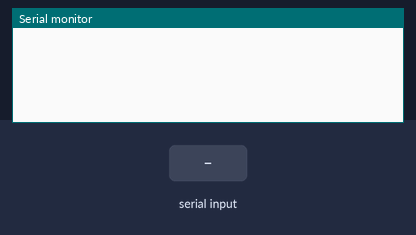
Recording of a sketch running on a simulated Arduino Uno, built with avr-gcc and run on an emulated ATmega328P. Parts: the last lines printed to the serial monitor. Inputs (shaded band) come from the test bench.

Above: at 1.2 s.
1.3 s: "A\n" received over Serial
At 3.5 s:
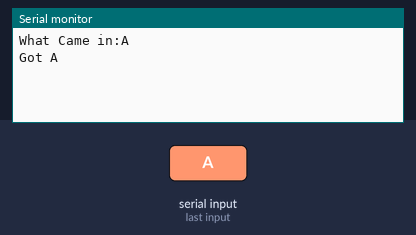
3.8 s: "B\n" received over Serial
At 5.4 s:
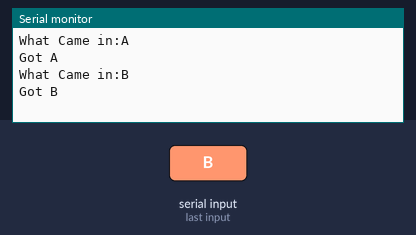
6.3 s: "C\n" received over Serial
At 8.5 s:
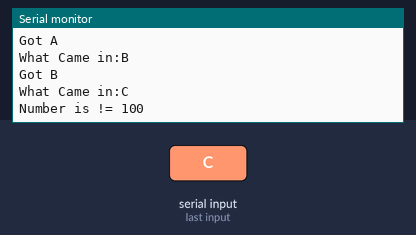
8.8 s: "D\n" received over Serial
At 10.7 s:
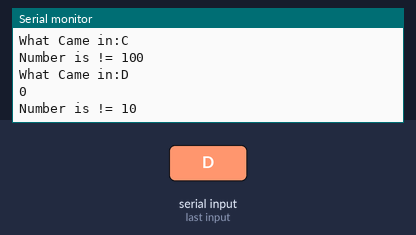
11.3 s: "90,45\n" received over Serial
At 13.0 s:
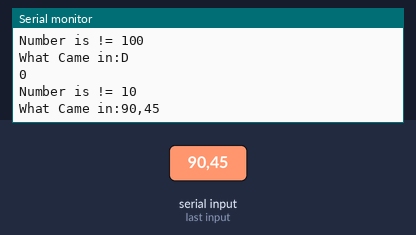
13.8 s: "0\n" received over Serial
At 16.0 s:
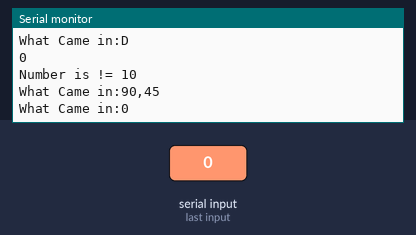

The sketch:

School_Serial_v2.ino
```cpp
//String this is where the data that I type in will get stored
String whatCameIn = "";


String extractNumberAsString = "";
int    extractNumberAsInteger = 0;

int iNumberToCheckFor = 99;

void setup() {

  //Sets up the serial Speed
  Serial.begin(9600);
}


//Program will just keep looping around here looking for work to do !
void loop() {

 //Id the serial line is good to go
 while(Serial.available())
 {

  //Read what I am typing in to the computer
  whatCameIn = Serial.readString();

  //Display back what I typed
  Serial.println("What Came in:" + whatCameIn);

  //Check to see what I typed in !
  if(whatCameIn.indexOf("A") == 0)           //If first Letter Contain A
  {
    //Display back if what I typed back was equal to the letter A
    Serial.println("Got A");
  }
  else if (whatCameIn.indexOf("B") == 0)     //If first Letter Contain B
  {
    //Display back if what I typed back was equal to the letter B
    Serial.println("Got B");
  }
  else if (whatCameIn.indexOf("C") == 0)     //If first Letter Contain C
  {
      //Basics of an IF statement - Ex 1
      if(iNumberToCheckFor == 100)
      {
        Serial.println("Number is = 100");
      }
      else if(iNumberToCheckFor != 100)
      {
        Serial.println("Number is != 100");
      }

  }
  else if (whatCameIn.indexOf("D") == 0)     //If first Letter Contain D
  {
      //Example how to extract data out of a string and convert to a Value

      //Get all string data past index 1 of string
      extractNumberAsString = whatCameIn.substring(1);
      Serial.println(extractNumberAsString);

      //Convert string value to a number or integer using toInt();
      extractNumberAsInteger = extractNumberAsString.toInt();

      //Display to number but this has to be conveted back to a String due to 'Serial.println'
      Serial.println(String(extractNumberAsInteger));

      //Basics of an IF statement - Ex 1
      if(extractNumberAsInteger == 10)
      {
        Serial.println("Number is = 10");
      }
      else
      {
        Serial.println("Number is != 10");
      }

  }

 }

}
```

Measured:
- after the input at 1.3 s, the serial monitor: prints a new line after 1.0 s (image 1)
- after the input at 3.8 s, the serial monitor: prints a new line after 1.0 s (image 2)
- after the input at 6.3 s, the serial monitor: prints a new line after 1.0 s (image 3)
- after the input at 8.8 s, the serial monitor: prints a new line after 1.0 s (image 4)
- after the input at 11.3 s, the serial monitor: prints a new line after 1.0 s (image 5)
- after the input at 13.8 s, the serial monitor: prints a new line after 1.0 s (image 6)
